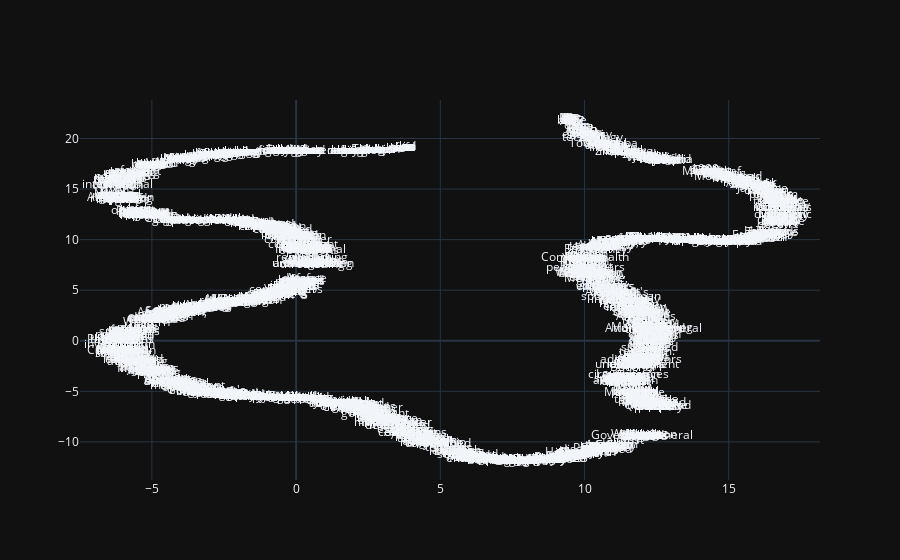

Notebook code cell kept with this figure:
### Markdown cell above
#### Visualising Word Embeddings

### Code cell
from sklearn.manifold import TSNE  # final reduction
import umap.umap_ as umap
import numpy as np  # array handling
from plotly.offline import init_notebook_mode, iplot, plot
import plotly.graph_objs as go


def reduce_dimensions(model, _method='umap'):
    num_dimensions = 2  # final num dimensions (2D, 3D, etc)

    # extract the words & their vectors, as numpy arrays
    vectors = np.asarray(model.wv.vectors)
    labels = np.asarray(model.wv.index_to_key)  # fixed-width numpy strings

    # reduce
    if _method == 'tsne':
        _reduce = TSNE(n_components=num_dimensions, random_state=0)
    else:
        _reduce = umap.UMAP()

    vectors = _reduce.fit_transform(vectors)

    x_vals = [v[0] for v in vectors]
    y_vals = [v[1] for v in vectors]
    return x_vals, y_vals, labels


x_vals, y_vals, labels = reduce_dimensions(model)


def plot_with_plotly(x_vals, y_vals, labels, plot_in_notebook=True):
    trace = go.Scatter(x=x_vals, y=y_vals, mode='text', text=labels)
    data = [trace]

    if plot_in_notebook:
        init_notebook_mode(connected=True)
        iplot(data, filename='word-embedding-plot')
    else:
        plot(data, filename='word-embedding-plot.html')


def plot_with_matplotlib(x_vals, y_vals, labels):
    import matplotlib.pyplot as plt
    import random

    random.seed(0)

    plt.figure(figsize=(12, 12))
    plt.scatter(x_vals, y_vals)

    #
    # Label randomly subsampled 25 data points
    #
    indices = list(range(len(labels)))
    selected_indices = random.sample(indices, 25)
    for i in selected_indices:
        plt.annotate(labels[i], (x_vals[i], y_vals[i]))


try:
    get_ipython()
except Exception:
    plot_function = plot_with_matplotlib
else:
    plot_function = plot_with_plotly

plot_function(x_vals, y_vals, labels)

### Figure 1 — Plotly figure (JSON) as saved in the notebook; plotly's stock layout.template omitted (floating-point values rounded to 4 significant figures; data arrays with more than 128 entries replaced by an {"elided": "..."} marker saying what was removed)
{"data": [{"mode": "text", "text": {"elided": "1762 str values"}, "x": {"elided": "1762 float values"}, "y": {"elided": "1762 float values"}, "type": "scatter"}], "layout": {}}
